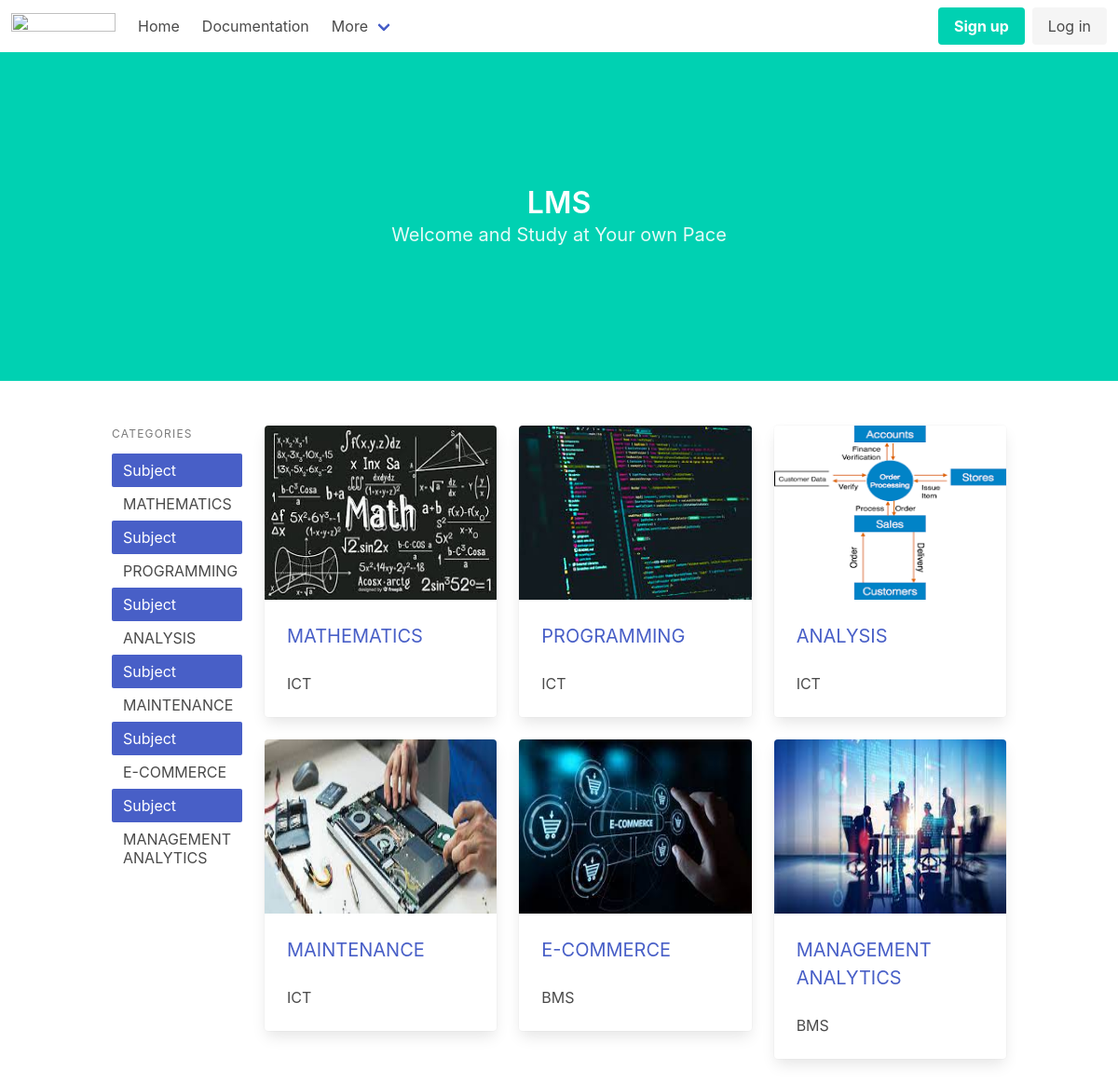
Screenshot of /subjects/ (signed in) with the database file from the repository.
### school/models.py (models this page shows, shortened)
class Subject(models.Model):
    ICT = 'ICT'
    BMS = 'BMS'
    choises=[
        (ICT,'ICT'),
        (BMS,'BMS'),
    ]
    name = models.CharField(max_length=250, blank=False,null=False)
    image = models.ImageField(upload_to='Images/sujects/', default = 'Images/django.jpg')
    department = models.CharField(choices=choises,default=ICT,max_length=250)
    slug=models.SlugField(max_length=250,blank=False)

### school/views.py (the view)
# urls.py: path('subjects/',view_subjects,name='view_subjects'),
@login_required
def view_subjects(request):
    subject = Subject.objects.all()
    return render(request, 'school/home.html',{'subject':subject})

### school/templates/school/home.html (shortened to what this page needs)
{% extends 'school/base.html' %}
{% block content %}
<div class="columns">
     <div class="column is-2">
        <aside class="menu">
            <p class="menu-label">Categories</p>
            {% for s in subject %}
            <ul class="menu-list">
                <li><a class="is-active">Subject</a></li>
                <li><a>{{s.name}}</a></li>
            </ul>
            {% endfor %}
        </aside>
    </div>
    <div class="column is-10">
        <div class="columns is-multiline">
            {% for s in subject %}
            <div
                class="column is-4">
                <div class="card">
                    <div class="card-image">
                        <figure class="image is-4by3">
                            <img src="{{s.image.url}}" alt="Placeholder image">
                        </figure>
                    </div>
                    <div class="card-content">
                        <div class="media">
                            <div class="media-content">
                                <a href="{% url 'view_courses' s.pk   %}"> <p class="is-size-5">{{ s.name }}</p></a>
                            </div>
                        </div>
                        <div class="content">
                            <p>{{ s.department }}</p>
                        </div>
                    </div>
                </div>
            </div>
            {%  empty %}
   <p> No subjects here</p>
            {% endfor %}
        </div>
    </div>
</div>
{% endblock %}

### school/templates/school/base.html (shortened to what this page needs)
{% load static %}
<!DOCTYPE html>
<html lang="en">
<head>
    <link rel ="stylesheet" href="https://cdn.jsdelivr.net/npm/bulma@0.9.4/css/bulma.min.css">
</head>
<body>
    <nav class="navbar" role="navigation" aria-label="main navigation">
        <div class="navbar-brand">
          <a class="navbar-item" href="https://bulma.io">
            <img src="https://bulma.io/images/bulma-logo.png" width="112" height="28">
          </a>
        </div>
        <div id="navMenu" class="navbar-menu">
          <div class="navbar-start">
            <a href="{% url 'starter' %}" class="navbar-item">
              Home
            </a>
            <a class="navbar-item">
              Documentation
            </a>
            <div class="navbar-item has-dropdown is-hoverable">
              <a class="navbar-link">
                More
              </a>
            </div>
          </div>
          <div class="navbar-end">
            <div class="navbar-item">
              <div class="buttons">
                <a href="{% url 'signup' %}" class="button is-primary">
                  <strong>Sign up</strong>
                </a>
                <a href="{% url 'login' %}" class="button is-light">
                  Log in
                </a>
              </div>
            </div>
          </div>
        </div>
      </nav>
    {% if request.user.is_authenticated %}
    <div class="base">
        <div class="hero is-primary is-medium">
           <div class="hero-body has-text-centered">
             <h1 class="title">LMS</h1>
             <h2 class="subtitle"> Welcome and Study at Your own Pace</h2>
            </div>
        </div>
    </div>
    <section class="section">
        <div class="container">
            {% block content %}
            {% endblock %}
        </div>
    </section>
    {% else %}
        <p>Hello you are not Logged in.</p>
        <p><a href="{% url 'login' %}">LogIn here</a></p>
        <p><a href="{% url 'signup' %}">SignUp here </a></p>
    {% endif %}
</body>
</html>

### rows the page displays
Subject: name "MATHEMATICS", image (picture), department "ICT"
Subject: name "PROGRAMMING", image (picture), department "ICT"
Subject: name "ANALYSIS", image (picture), department "ICT"
Subject: name "MAINTENANCE", image (picture), department "ICT"
Subject: name "E-COMMERCE", image (picture), department "BMS"
Subject: name "MANAGEMENT ANALYTICS", image (picture), department "BMS"
